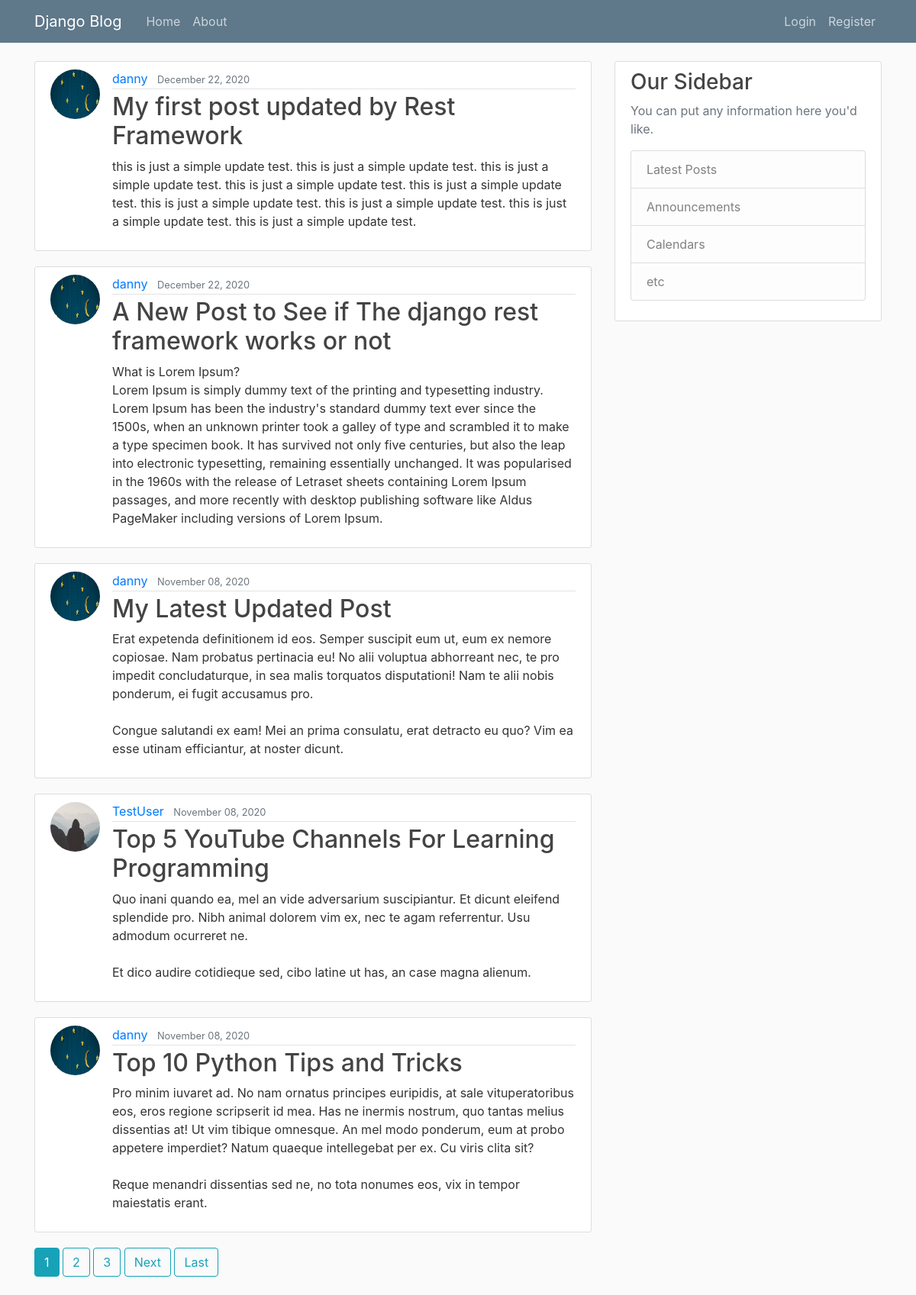
/, run on an earlier commit of the app's database.
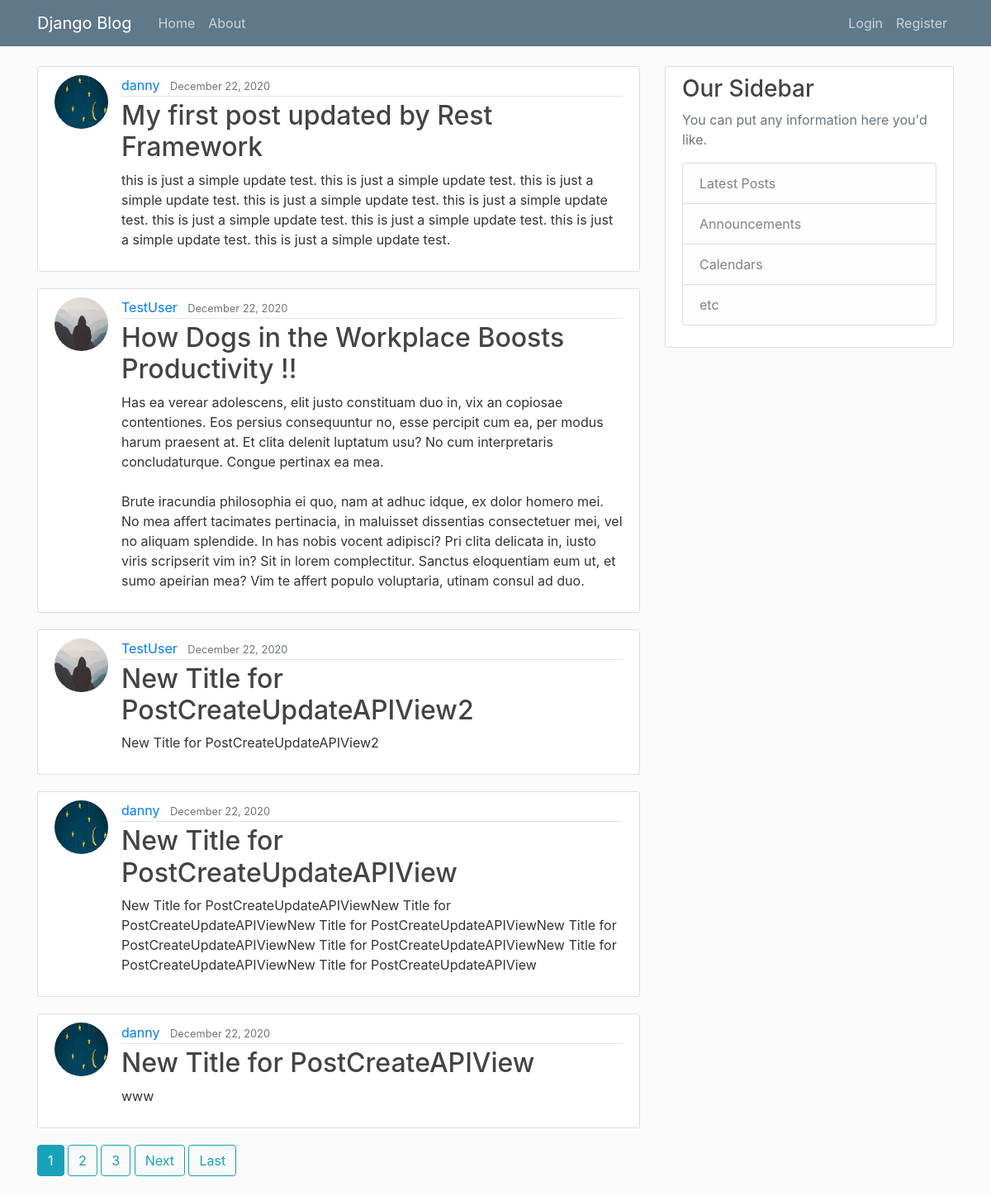
And on a later commit of the database.
### blog/models.py (models this page shows, shortened)
class Post(models.Model):
    title = models.CharField(max_length=100)
    content = models.TextField()
    date_posted = models.DateTimeField(default=timezone.now)
    author = models.ForeignKey(User, on_delete=models.CASCADE, default=1)

### users/models.py (models this page shows, shortened)
class Profile(models.Model):
    user = models.OneToOneField(User, on_delete=models.CASCADE)
    image = models.ImageField(default='default.jpg', upload_to='profile_pics')

### blog/views.py (the view)
# urls.py: path('', PostListView.as_view(), name='blog-home'),
class PostListView(ListView):
    model = Post
    template_name = 'blog/home.html' # <app>/<model>_<viewtype>.html
    context_object_name = 'posts'
    ordering = ['-date_posted']
    paginate_by = 5

### blog/templates/blog/home.html (shortened to what this page needs)
{% extends "blog/base.html" %}
{% block content %}
  {% for post in posts %}
    <article class="media content-section">
      <img class="rounded-circle article-img" src="{{ post.author.profile.image.url }}">
      <div class="media-body">
        <div class="article-metadata">
          <a class="mr-2" href="{% url 'user-posts' post.author.username %}">{{ post.author }}</a>
          <small class="text-muted">{{ post.date_posted|date:"F d, Y" }}</small>
        </div>
        <h2><a class="article-title" href="{% url 'post-detail' post.id %}">{{ post.title }}</a></h2>
        <p class="article-content">{{ post.content }}</p>
      </div>
    </article>
  {% endfor %}
  {% if is_paginated %}
    {% for num in page_obj.paginator.page_range %}
      {% if page_obj.number == num %}
        <a class="btn btn-info mb-4" href="?page={{ num }}">{{ num }}</a>
      {% elif num > page_obj.number|add:'-3' and num < page_obj.number|add:'3' %}
        <a class="btn btn-outline-info mb-4" href="?page={{ num }}">{{ num }}</a>
      {% endif %}
    {% endfor %}
    {% if page_obj.has_next %}
      <a class="btn btn-outline-info mb-4" href="?page={{ page_obj.next_page_number }}">Next</a>
      <a class="btn btn-outline-info mb-4" href="?page={{ page_obj.paginator.num_pages }}">Last</a>
    {% endif %}
  {% endif %}
{% endblock content %}

What changed in the data, as far as the page shows it:
no longer on this page (row unchanged): Post: author.profile.image (picture), author "danny", date_posted "December 22, 2020", title "A New Post to See if The django rest framework works or not", content "What is Lorem Ipsum? Lorem Ipsum is simply dummy text of the printing and typesetting industry. Lorem Ipsum has been the industry's standard dummy text ever since the 1500s, when an unknown printer took a galley of type and scrambled it to make a type specimen book. It has survived not only five centuries, but also the leap into electronic typesetting, remaining essentially unchanged. It was popularised in the 1960s with the release of Letraset sheets containing Lorem Ipsum passages, and more recently with desktop publishing software like Aldus PageMaker including versions of Lorem Ipsum."
no longer on this page (row unchanged): Post: author.profile.image (picture), author "danny", date_posted "November 08, 2020", title "My Latest Updated Post", content "Erat expetenda definitionem id eos. Semper suscipit eum ut, eum ex nemore copiosae. Nam probatus pertinacia eu! No alii voluptua abhorreant nec, te pro impedit concludaturque, in sea malis torquatos disputationi! Nam te alii nobis ponderum, ei fugit accusamus pro. Congue salutandi ex eam! Mei an prima consulatu, erat detracto eu quo? Vim ea esse utinam efficiantur, at noster dicunt."
no longer on this page (row unchanged): Post: author.profile.image (placeholder picture), author "TestUser", date_posted "November 08, 2020", title "Top 5 YouTube Channels For Learning Programming", content "Quo inani quando ea, mel an vide adversarium suscipiantur. Et dicunt eleifend splendide pro. Nibh animal dolorem vim ex, nec te agam referrentur. Usu admodum ocurreret ne. Et dico audire cotidieque sed, cibo latine ut has, an case magna alienum."
no longer on this page (row unchanged): Post: author.profile.image (picture), author "danny", date_posted "November 08, 2020", title "Top 10 Python Tips and Tricks", content "Pro minim iuvaret ad. No nam ornatus principes euripidis, at sale vituperatoribus eos, eros regione scripserit id mea. Has ne inermis nostrum, quo tantas melius dissentias at! Ut vim tibique omnesque. An mel modo ponderum, eum at probo appetere imperdiet? Natum quaeque intellegebat per ex. Cu viris clita sit? Reque menandri dissentias sed ne, no tota nonumes eos, vix in tempor maiestatis erant."
now on this page (row edited): Post: author.profile.image (placeholder picture), author "TestUser", date_posted "December 22, 2020", title "How Dogs in the Workplace Boosts Productivity !!", content "Has ea verear adolescens, elit justo constituam duo in, vix an copiosae contentiones. Eos persius consequuntur no, esse percipit cum ea, per modus harum praesent at. Et clita delenit luptatum usu? No cum interpretaris concludaturque. Congue pertinax ea mea. Brute iracundia philosophia ei quo, nam at adhuc idque, ex dolor homero mei. No mea affert tacimates pertinacia, in maluisset dissentias consectetuer mei, vel no aliquam splendide. In has nobis vocent adipisci? Pri clita delicata in, iusto viris scripserit vim in? Sit in lorem complectitur. Sanctus eloquentiam eum ut, et sumo apeirian mea? Vim te affert populo voluptaria, utinam consul ad duo."
added Post: author.profile.image (placeholder picture), author "TestUser", date_posted "December 22, 2020", title "New Title for PostCreateUpdateAPIView2", content "New Title for PostCreateUpdateAPIView2"
added Post: author.profile.image (picture), author "danny", date_posted "December 22, 2020", title "New Title for PostCreateUpdateAPIView", content "New Title for PostCreateUpdateAPIViewNew Title for PostCreateUpdateAPIViewNew Title for PostCreateUpdateAPIViewNew Title for PostCreateUpdateAPIViewNew Title for PostCreateUpdateAPIViewNew Title for PostCreateUpdateAPIViewNew Title for PostCreateUpdateAPIView"
added Post: author.profile.image (picture), author "danny", date_posted "December 22, 2020", title "New Title for PostCreateAPIView", content "www"
